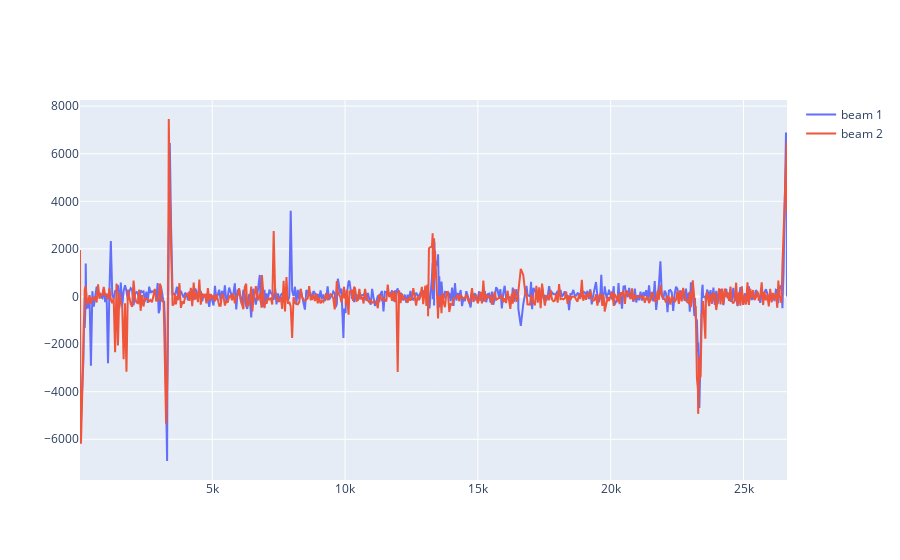

This figure's notebook cell:
### Code cell
fig = go.Figure()

fig.add_trace(go.Scatter(x=beam1.S, y=beam1.Y, mode='lines', text = beam1.NAME, name='beam 1'))
fig.add_trace(go.Scatter(x=beam2.S, y=-beam2.Y, mode='lines', text = beam2.NAME, name='beam 2'))

fig.show()

### Figure 1 — Plotly figure (JSON) as saved in the notebook; plotly's stock layout.template omitted (floating-point values rounded to 4 significant figures; data arrays with more than 128 entries replaced by an {"elided": "..."} marker saying what was removed)
{"data": [{"mode": "lines", "name": "beam 1", "text": {"elided": "542 str values"}, "type": "scatter", "x": {"elided": "542 float values"}, "y": {"elided": "542 float values"}}, {"mode": "lines", "name": "beam 2", "text": {"elided": "542 str values"}, "type": "scatter", "x": {"elided": "542 float values"}, "y": {"elided": "542 float values"}}], "layout": {}}
